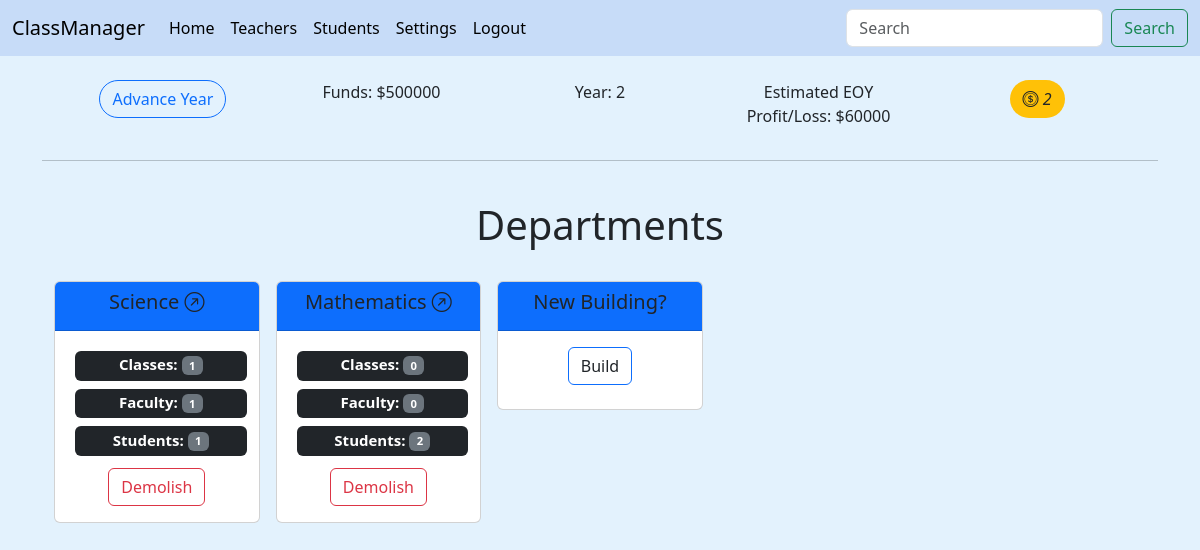
The app's page / (signed in) with its own data.
### main/models.py (models this page shows, shortened)
class School(models.Model):
    user = models.OneToOneField(User, on_delete=models.CASCADE, blank=True, null=True)
    name = models.CharField(max_length=30, default="My New School")
    player_name = models.CharField(max_length=30, unique=True)
    year = models.IntegerField(default=1)
    actionTokens = models.IntegerField(default=3)
    money = models.IntegerField(validators=[MinValueValidator(0), MaxValueValidator(1000000000)], blank=True, null=True, default=500000)
    tuition = models.IntegerField(validators=[MinValueValidator(0), MaxValueValidator(100000)], blank=True, null=True, default=10000)
    def checkTokens(self):
        return self.actionTokens

class Subject(models.Model):
    user = models.ForeignKey(User, on_delete=models.CASCADE, blank=True, null=True)
    name = models.CharField(max_length=60, unique=True)
    def __str__(self):
        return (
                f"{self.name}"
        )

### main/views.py (the view, shortened to what this page needs)
# urls.py: 2. Add a URL to urlpatterns:  path('', views.home, name='home')
def home(request):
    user = get_object_or_404(User, id=request.user.id)
    user_school = get_object_or_404(School, user_id=user.id)
    subjects = Subject.objects.filter(user_id=user.id)
    classes = Class.objects.filter(user_id=user.id)
    teachers = Teacher.objects.filter(user_id=user.id)
    students = Student.objects.filter(user_id=user.id)
    subjectForm = SubjectForm()
    costs = computeFinancials(user, user_school)
    return render(request, "main/home.html", {
        'school': user_school,
        'subjects': subjects,
        'classes': classes,
        'teachers': teachers,
        'students': students,
        'subjectForm': subjectForm,
        'costs': costs,
    })

### main/forms.py
class SubjectForm(forms.ModelForm):
    class Meta:
        model = Subject
        fields = '__all__'
        exclude = ['user']

### main/gameFunctions.py (called while the page is built)
def computeFinancials(user, school):
    teachers = Teacher.objects.filter(user_id=user.id)
    studentCount = Student.objects.filter(user_id=user.id).count()
    tuition = school.tuition
    profit = tuition*studentCount
    losses = sum(teacher.salary for teacher in teachers)
    return profit-losses

### main/models.py (called while the page is built)
    def __str__(self):
        return (
                f"{self.first_name+' '+self.last_name}"
        )

    def __str__(self):
        return (
                f"{self.first_name+' '+self.last_name}"
        )

    def __str__(self):
        return (
                f"{self.name}"
        )

### main/templates/main/home.html (shortened to what this page needs)
{% extends "main/base.html" %}
{% block content %}
{% if request.user.is_authenticated %}
<center>
  <h1>Departments</h1>
</center>
<br>
<center>
  <div id="subject-container" class="container overflow-hidden text-center">
    <div class="row row-cols-2 row-cols-lg-5 g-2 g-lg-3">
      {% for subject in subjects %} {% if subject %}
      <div class="col-2">
        <div id="{{subject.id}}" class="card mb-3" style="max-width: 18rem;">
          <div class="card-header bg-primary">
            <h5><a class="title-header link-dark bg-primary fw-medium"
                href="{% url 'main:building' subject.id %}">{{subject|capfirst}} <i
                  class="bi bi-arrow-up-right-circle"></i></a></h5>
          </div>
          <div class="card-body">
            <h5 class="card-title">
              <span style="width: 100%;" class="m-1 badge bg-dark">Classes: <span class="badge bg-secondary"> {{subject.class_set.count}}</span></span>
              <br />
              <span style="width: 100%;" class="m-1 badge bg-dark">Faculty: <span class="badge bg-secondary"> {{subject.teacher_set.count}}</span></span>
              <br />
              <span style="width: 100%;" class="m-1 badge bg-dark">Students: <span class="badge bg-secondary"> {{subject.student_set.count}}</span></span>
            </h5>
            <a href="{% url 'main:delete' subject.id 'subject' %}">
              <button type="button" class="btn btn-outline-danger">Demolish</button>
            </a>
          </div>
        </div>
      </div>
      {% endif %} {% endfor %}
      <div id="start_create_subject" class="col-2">
        <div class="card mb-3" style="max-width: 18rem">
          <div class="card-header bg-primary">
            <h5 class="text-dark bg-primary fw-medium">New Building?</h5>
          </div>
          <div class="card-body">
            <button class="toggler card-title btn btn-outline-primary" id="subject">Build</button>
          </div>
        </div>
      </div>
    </div>
  </div>
</center>
{% endif %}
{% endblock %}

### main/templates/main/base.html (shortened to what this page needs)
<!DOCTYPE html>
<html>
<head>
  <link rel="stylesheet" href="https://cdn.jsdelivr.net/npm/bootstrap-icons@1.10.5/font/bootstrap-icons.css">
  {% load bootstrap5 %} {% bootstrap_css %} {% bootstrap_javascript %}
</head>
<body style="background-color: #e3f2fd;">
  <nav class="navbar navbar-expand-lg" style="background-color: #c7dcf8;">
    <div class="container-fluid">
      <a class="navbar-brand" href="{% url 'main:home' %}">ClassManager</a>
      <div class="collapse navbar-collapse" id="navbarSupportedContent">
        {% if request.user.is_authenticated %}
        <ul class="navbar-nav me-auto mb-2 mb-lg-0">
          <li class="nav-item">
            <a class="nav-link active" aria-current="page" href="{% url 'main:home' %}">Home</a>
          </li>
          <li class="nav-item">
            <a class="nav-link active" aria-current="page" href="{% url 'main:all_teachers' %}">Teachers</a>
          </li>
          <li class="nav-item">
            <a class="nav-link active" aria-current="page" href="{% url 'main:all_students' %}">Students</a>
          </li>
          <li class="nav-item">
            <a class="nav-link active" aria-current="page" href="{% url 'main:settings' %}">Settings</a>
          </li>
          <li class="nav-item">
            <a class="nav-link active" aria-current="page" href="{% url 'main:logout_view' %}">Logout</a>
          </li>
        </ul>
        <form class="d-flex" role="search" action="{% url 'main:search' %}">
          <input name="q" class="form-control me-2" type="search" placeholder="Search" aria-label="Search"
            list="findList">
          <button class="btn btn-outline-success" type="submit">Search</button>
        </form>
        {% endif %}
      </div>
    </div>
  </nav>
  <div class="container">
    {% if request.user.is_authenticated %}
    <br />
    <div class="row g-2 justify-content-evenly text-center">
      <a class="col-2" href="{% url 'main:nextYear' %}"><button type="button"
          class="btn btn-outline-primary rounded-pill">Advance Year</button></a>
      <p class="col-2">Funds: ${{school.money}}</p>
      <p class="col-2">Year: {{school.year}}</p>
      <p class="col-2">Estimated EOY Profit/Loss: ${{costs}}</p>
      <div class="col-2">
      <p class="rounded-pill btn bg-warning text-dark token-display"><i class="bi bi-coin">
          {{school.checkTokens}}</i></p></div>
    </div>
    <hr>
    {% endif %}
    <br />
    {% block content %}{% endblock %}
  </div>
</body>
</html>

### main/templates/main/base.html (style rules this page uses)
.title-header { text-decoration: none; }

### records on screen
School: money "500000", year "2", checkTokens "2"
Subject: name "Science", class_set.count "1", teacher_set.count "1", student_set.count "1"
Subject: name "Mathematics", class_set.count "0", teacher_set.count "0", student_set.count "2"

### other values on screen
{{ costs }} "60000"
